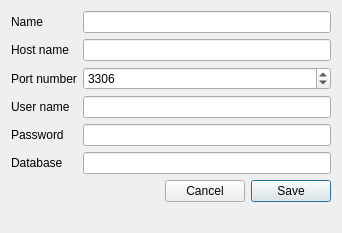
<?xml version="1.0" encoding="UTF-8"?>
<ui version="4.0">
 <class>CreateConnectionDialog</class>
 <widget class="QDialog" name="CreateConnectionDialog">
  <property name="geometry">
   <rect>
    <x>0</x>
    <y>0</y>
    <width>342</width>
    <height>233</height>
   </rect>
  </property>
  <property name="windowTitle">
   <string>Create connection</string>
  </property>
  <layout class="QFormLayout" name="formLayout">
   <item row="1" column="0">
    <widget class="QLabel" name="label">
     <property name="text">
      <string>Host name</string>
     </property>
    </widget>
   </item>
   <item row="1" column="1">
    <widget class="QLineEdit" name="inputHostName"/>
   </item>
   <item row="2" column="0">
    <widget class="QLabel" name="label_2">
     <property name="text">
      <string>Port number</string>
     </property>
    </widget>
   </item>
   <item row="2" column="1">
    <widget class="QSpinBox" name="inputPortNumber">
     <property name="maximum">
      <number>65535</number>
     </property>
     <property name="value">
      <number>3306</number>
     </property>
    </widget>
   </item>
   <item row="3" column="0">
    <widget class="QLabel" name="label_3">
     <property name="text">
      <string>User name</string>
     </property>
    </widget>
   </item>
   <item row="3" column="1">
    <widget class="QLineEdit" name="inputUserName"/>
   </item>
   <item row="4" column="0">
    <widget class="QLabel" name="label_4">
     <property name="text">
      <string>Password</string>
     </property>
    </widget>
   </item>
   <item row="4" column="1">
    <widget class="QLineEdit" name="inputPassword">
     <property name="echoMode">
      <enum>QLineEdit::Password</enum>
     </property>
    </widget>
   </item>
   <item row="5" column="0">
    <widget class="QLabel" name="label_5">
     <property name="text">
      <string>Database</string>
     </property>
    </widget>
   </item>
   <item row="5" column="1">
    <widget class="QLineEdit" name="inputDatabase"/>
   </item>
   <item row="6" column="1">
    <layout class="QHBoxLayout" name="horizontalLayout">
     <item>
      <spacer name="horizontalSpacer">
       <property name="orientation">
        <enum>Qt::Horizontal</enum>
       </property>
       <property name="sizeHint" stdset="0">
        <size>
         <width>40</width>
         <height>20</height>
        </size>
       </property>
      </spacer>
     </item>
     <item>
      <widget class="QPushButton" name="buttonCancel">
       <property name="text">
        <string>Cancel</string>
       </property>
       <property name="icon">
        <iconset theme="gtk-cancel" resource="../res/paomedia-small-n-flat/iconset.qrc">
         <normaloff>:/svg/sign-ban</normaloff>:/svg/sign-ban</iconset>
       </property>
      </widget>
     </item>
     <item>
      <widget class="QPushButton" name="buttonSave">
       <property name="text">
        <string>Save</string>
       </property>
       <property name="icon">
        <iconset theme="document-save" resource="../res/paomedia-small-n-flat/iconset.qrc">
         <normaloff>:/svg/floppy</normaloff>:/svg/floppy</iconset>
       </property>
       <property name="default">
        <bool>true</bool>
       </property>
      </widget>
     </item>
    </layout>
   </item>
   <item row="0" column="1">
    <widget class="QLineEdit" name="inputDisplayName"/>
   </item>
   <item row="0" column="0">
    <widget class="QLabel" name="label_6">
     <property name="text">
      <string>Name</string>
     </property>
    </widget>
   </item>
  </layout>
 </widget>
 <tabstops>
  <tabstop>inputDisplayName</tabstop>
  <tabstop>inputHostName</tabstop>
  <tabstop>inputPortNumber</tabstop>
  <tabstop>inputUserName</tabstop>
  <tabstop>inputPassword</tabstop>
  <tabstop>inputDatabase</tabstop>
  <tabstop>buttonCancel</tabstop>
  <tabstop>buttonSave</tabstop>
 </tabstops>
 <resources>
  <include location="../res/paomedia-small-n-flat/iconset.qrc"/>
 </resources>
 <connections>
  <connection>
   <sender>buttonCancel</sender>
   <signal>clicked()</signal>
   <receiver>CreateConnectionDialog</receiver>
   <slot>reject()</slot>
   <hints>
    <hint type="sourcelabel">
     <x>198</x>
     <y>178</y>
    </hint>
    <hint type="destinationlabel">
     <x>170</x>
     <y>100</y>
    </hint>
   </hints>
  </connection>
  <connection>
   <sender>buttonSave</sender>
   <signal>clicked()</signal>
   <receiver>CreateConnectionDialog</receiver>
   <slot>accept()</slot>
   <hints>
    <hint type="sourcelabel">
     <x>289</x>
     <y>178</y>
    </hint>
    <hint type="destinationlabel">
     <x>170</x>
     <y>100</y>
    </hint>
   </hints>
  </connection>
 </connections>
</ui>
